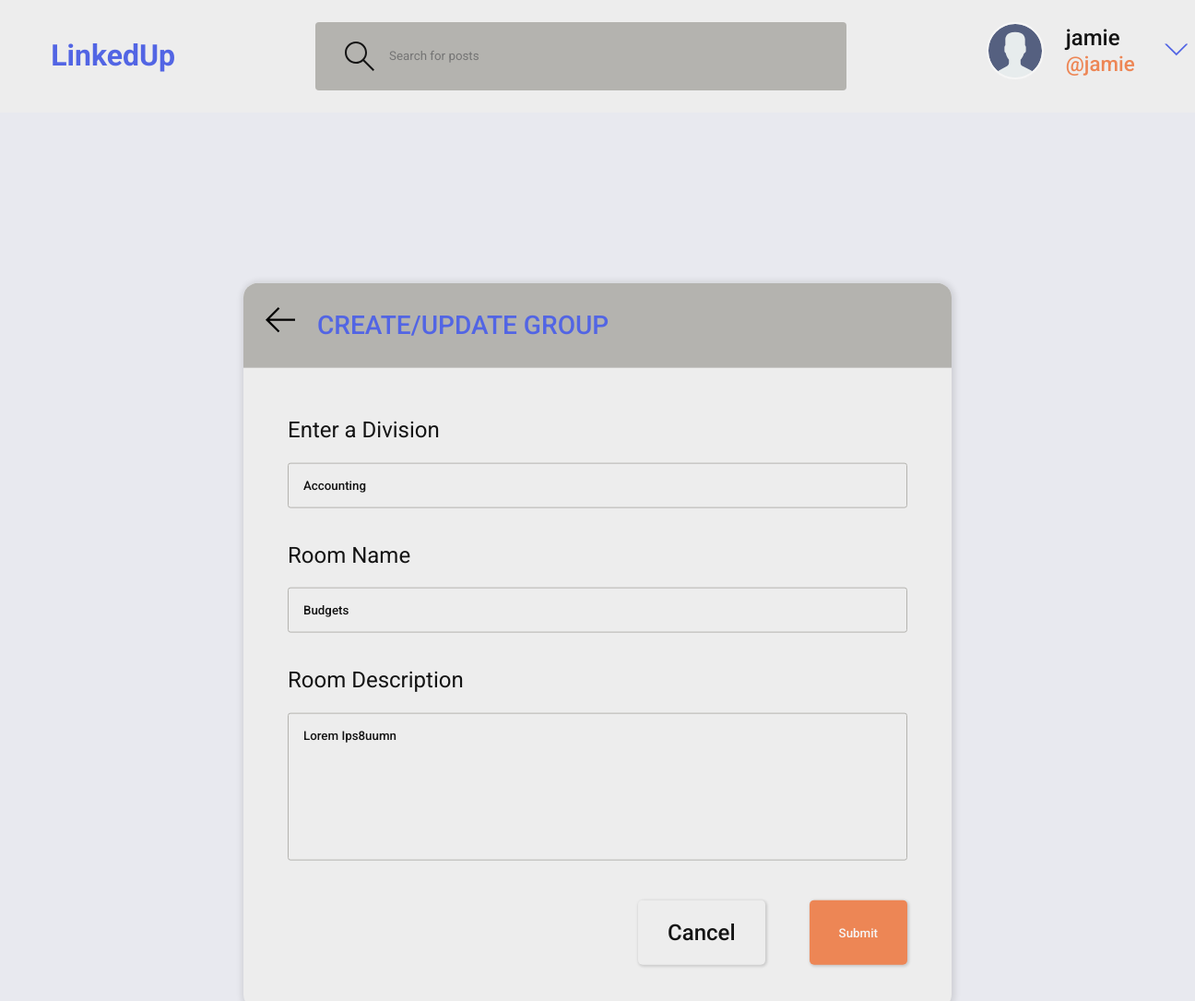
/update-room/2/ (signed in), run on the app's committed database.
### office_app/models.py (models this page shows, shortened)
class Room(models.Model):
    host = models.ForeignKey(User, on_delete=models.SET_NULL, null=True)
    topic = models.ForeignKey(Topic, on_delete=models.SET_NULL, null=True)
    name = models.CharField(max_length=200)
    description = models.TextField(null=True, blank=True)
    participants = models.ManyToManyField(User, related_name="participants", blank=True)
    updated = models.DateTimeField(auto_now=True)
    created = models.DateTimeField(auto_now_add=True)
    class Meta:
        ordering = ["-updated", "-created"]

class Topic(models.Model):
    name = models.CharField(max_length=200)

### office_app/views.py (the view, shortened to what this page needs)
# urls.py: path("update-room/<str:pk>/", views.updateRoom, name="update-room"),
@login_required(login_url="login")
def updateRoom(request, pk):
    room = Room.objects.get(id=pk)
    form = RoomForm(instance=room)
    topics = Topic.objects.all()
    if request.user != room.host:
        return HttpResponse("Your are not allowed here!!")
    context = {"form": form, "topics": topics, "room": room}
    return render(request, "base/group-form.html", context)

### office_app/forms.py
class RoomForm(ModelForm):
    class Meta:
        model = Room
        fields = "__all__"
        exclude = ["host", "participants"]

### templates/base/group-form.html (shortened to what this page needs)
{% extends 'main.html' %} {% block content %}
<main class="create-room layout">
  <div class="container">
    <div class="layout__box">
      <div class="layout__boxHeader">
        <div class="layout__boxTitle">
          <a href="{{request.META.HTTP_REFERER}}">
            <svg
              version="1.1"
              xmlns="http://www.w3.org/2000/svg"
              width="32"
              height="32"
              viewBox="0 0 32 32"
            >
              <title>arrow-left</title>
              <path
                d="M13.723 2.286l-13.723 13.714 13.719 13.714 1.616-1.611-10.96-10.96h27.625v-2.286h-27.625l10.965-10.965-1.616-1.607z"
              ></path>
            </svg>
          </a>
          <h3>Create/Update Group</h3>
        </div>
      </div>
      <div class="layout__body">
        <form class="form" action="" method="POST">
          <div class="form__group">
            <label for="room_topic">Enter a Division</label>
            <input
              required
              type="text"
              value="{{room.topic.name}}"
              name="topic"
              list="topic-list"
            />
          </div>
          <div class="form__group">
            <label for="room_name">Room Name</label>
            {{form.name}}
          </div>
          <div class="form__group">
            <label for="room_description">Room Description</label>
            {{form.description}}
          </div>
          <div class="form__action">
            <a class="btn btn--dark" href="{{request.META.HTTP_REFERER}}"
              >Cancel</a
            >
            <button class="btn btn--main" type="submit">Submit</button>
          </div>
        </form>
      </div>
    </div>
  </div>
</main>
{% endblock content %}

### templates/navbar.html (shortened to what this page needs)
{% load static %}
<header class="navbar">
    <div class="container">
        <a class="navbar__logo" href="{% url 'home' %}">
            <h1>LinkedUp</h1>
        </a>
        <form class="navbar__search" method="GET" action="{% url 'home' %}">
            <label>
                <input name="q" placeholder="Search for posts" />
            </label>
        </form>
        <nav class="navbar__menu">
            {% if request.user.is_authenticated %}
            <div class="navbar__user">
                <a href="{% url 'update-user' %}">
                    <div class="avatar avatar--medium active">
                        <img src="{% static 'images/avatar.svg' %}" />
                    </div>
                    <p>
                        {{request.user.username}} <span>@{{request.user.username}}</span>
                    </p>
                </a>
                <button class="dropdown-button">
                    <svg version="1.1" xmlns="http://www.w3.org/2000/svg" width="32" height="32" viewBox="0 0 32 32">
                        <title>chevron-down</title>
                        <path d="M16 21l-13-13h-3l16 16 16-16h-3l-13 13z"></path>
                    </svg>
                </button>
            </div>
            {% else %}
            <a href="{% url 'login' %}">
                <img src="{% static 'images/avatar.svg' %}" />
                <p>Login</p>
            </a>
            {% endif %}
        </nav>
    </div>
</header>

### static/styles/style.css (style rules this page uses)
:root { --color-main: #f6f6f6; --color-main2: #ededed; --color-prime: #5265E4; --color-second: #ED8655; --color-yellow: #FFD748; --color-black: #141414; --color-grey: #b4b3af; }
* { margin: 0; padding: 0; box-sizing: border-box; font-family: "Roboto", sans-serif; text-decoration: none; }
body { line-height: 1.6; font-weight: 400; font-size: 1.5rem; color: var(--color-black); background-color: var(--color-main); min-height: 100vh; }
a { display: inline-block; color: var(--color-black); text-decoration: none; }
.btn { background-color: transparent; border: none; display: inline-flex; align-items: center; gap: 1rem; cursor: pointer; transition: all ease-in-out 0.3s; padding: 1rem 2rem; border-radius: 5px; box-shadow: 1px 1px 3px 1px rgba(0, 0, 0, 0.15); font-weight: 500; }
.container { max-width: 120rem; width: 95%; margin: auto; }
img { width: 100%; }
.avatar { position: relative; display: inline-block; border-radius: 50%; border: 2px solid var(--color-main); }
.avatar img { display: block; border-radius: 50%; object-fit: cover; object-position: center; }
.avatar::after { content: ""; display: block; position: absolute; background-color: var(--color-gray); z-index: 111; border-radius: 50%; border: 0.3rem solid var(--color-dark); }
.avatar.active::after { background-color: var(--color-success); }
.avatar.avatar--medium img { width: 3.6rem; height: 3.6rem; border-radius: 50%; }
.avatar.avatar--medium:after { width: 0.7rem; height: 0.7rem; bottom: 0px; right: -6px; }
.navbar { padding: 1.5rem; background-color: var(--color-main2); }
.navbar>.container { display: flex; gap: 9.5rem; }
.navbar__logo, .navbar__user { display: flex; gap: 2rem; align-items: center; }
.navbar__logo>h1 { font-weight: 700; font-size: 2rem; color: var(--color-prime); }
.navbar__search>label { background-color: var(--color-grey); padding: 1.3rem 1rem; display: flex; align-items: center; gap: 1rem; border-radius: 4px; }
.navbar__search svg { fill: var(--color-black); width: 2rem; height: 2rem; margin-left: 1rem; }
.navbar__search input { width: 30rem; background: transparent; border: none; outline: none; color: var(--color-black); }
.navbar__menu { margin-left: auto; position: relative; }
.navbar__menu a { display: flex; gap: 1.5rem; align-items: center; font-weight: 500; text-decoration: none; color: var(--color-black); }
.navbar__menu img { height: 3.6rem; }
.navbar__menu p { line-height: 1.2; }
.navbar__menu span { color: var(--color-second); font-weight: 500; font-size: 1.4rem; display: block; }
.navbar__menu svg { width: 1.6rem; height: 1.6rem; fill: var(--color-prime); }
.dropdown-button { background: transparent; border: 0; outline: 0; cursor: pointer; }
.btn--main { background-color: var(--color-second); color: var(--color-main); }
.layout__box { width: 90%; max-width: 48rem; min-height: 40rem; position: absolute; top: 50%; left: 50%; transform: translate(-50%, -30%); background-color: var(--color-main2); border-radius: 1rem; box-shadow: 1px 1px 6px 3px rgba(0, 0, 0, 0.1); overflow: hidden; }
.layout__boxHeader { display: flex; padding: 1.5rem; background-color: var(--color-grey); }
.layout__boxTitle { display: flex; gap: 1.5rem; align-items: center; justify-content: center; }
.layout__boxTitle h3 { text-transform: uppercase; font-weight: 500; color: var(--color-prime); }
.layout__body { margin: 3rem; }
.form__group { margin-bottom: 2rem; width: 100%; }
.form__group label { display: block; font-size: 1.5rem; margin-bottom: 1rem; }
.form__group input, .form__group textarea, .form__group select { background: transparent; border: 1px solid var(--color-grey); padding: 1rem; border-radius: 3px; width: 100%; color: var(--color-black); font-weight: 500; outline: none; }
.form__group textarea { background: transparent; height: 10rem; resize: none; }
.form__action { display: flex; justify-content: flex-end; gap: 3rem; }
body { font-family: "Roboto", sans-serif; background-color: rgb(232, 233, 239, 1); }

### data on the page
Room: topic "Accounting", name "Budgets", description "Lorem Ips8uumn"

### other printed values
{{ request.user.username }} "jamie"
